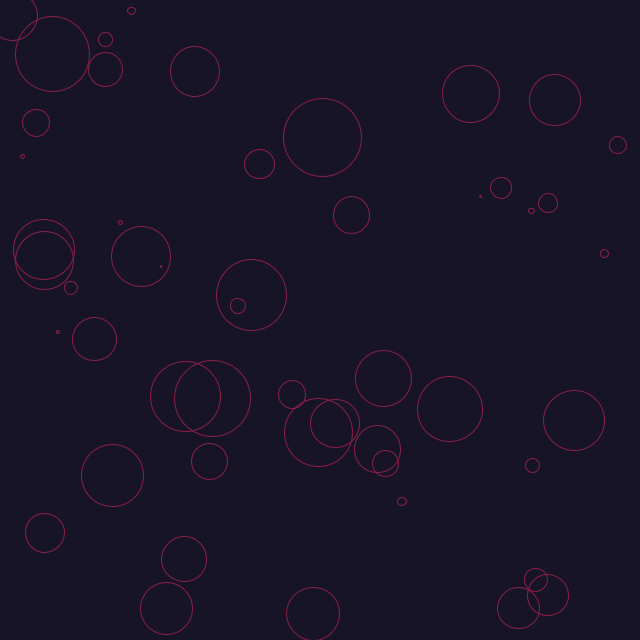
Frame 1 (no input)
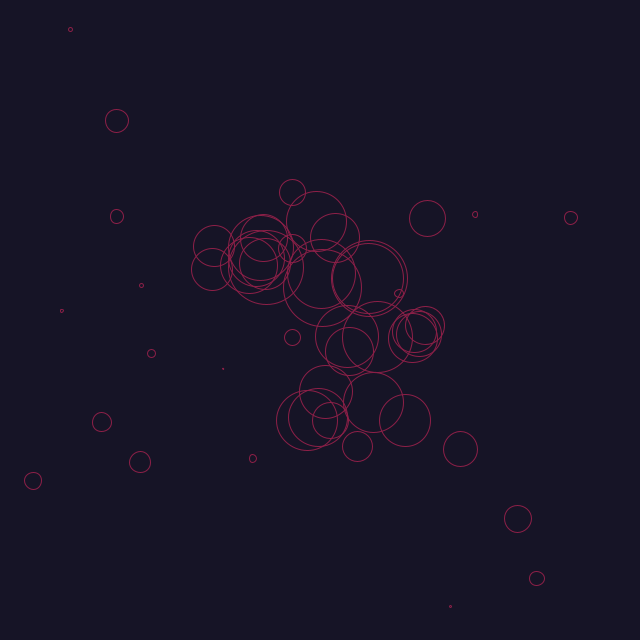
Frame 60 (the mouse pressed at the canvas centre just before this capture)
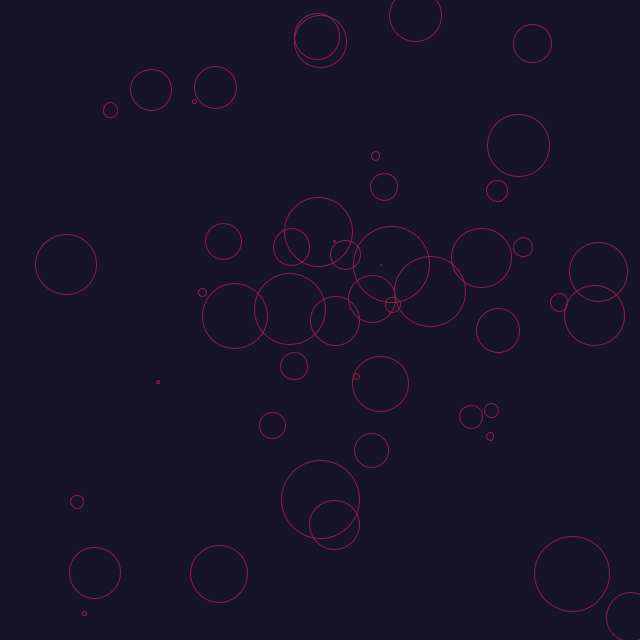
Frame 120 (the mouse held since frame 60 and released just before this capture)

The Processing sketch that drew these frames (run headless with seeded random() and noise(); from frame 60 on, the mouse is pressed at the canvas centre):

// Processing sketch: ex_2_3_window_force
// ── ex_2_3_window_force.pde
int width = 640;
int height = 640;
Mover[] movers = new Mover[50];

void setup() 
{
  size(640, 640);
  for (int i = 0; i < movers.length; i++) {
    movers[i] = new Mover(140, 31, 71, random(8));
  }
}

void draw() {
  background(22, 20, 38);
  for (int i = 0; i < movers.length; i++) {
    PVector forceX = new PVector(0.001, 0);
    PVector forceY = new PVector(0, 0.001);
    float x = movers[i].location.x;
    float y = movers[i].location.y;

    if (x < height / 2) {
      PVector windowForce = PVector.mult(forceX, (height / 2) + (height - x));
      movers[i].applyForce(windowForce);
    } else {
      PVector windowForce = PVector.mult(forceX, -1 * ((height / 2) + x));
      movers[i].applyForce(windowForce);
    }
    
    if (y < width / 2) {
      PVector windowForce = PVector.mult(forceY, (width / 2) + (width - x));
      movers[i].applyForce(windowForce);
    } else {
      PVector windowForce = PVector.mult(forceY, -1 * ((width / 2) + x));
      movers[i].applyForce(windowForce);
    }

    movers[i].update();
    movers[i].display();
  }
}

class Mover {
  PVector location, velocity, acceleration, wind, helium, gravity, window;
  int r, g, b;
  float offset, mass;

  Mover(int r, int g, int b, float mass) {
    location = new PVector(random(0, width), random(0, height));
    velocity = new PVector(0, 0);
    acceleration = new PVector(0, 0);
    this.r = r;
    this.g = g;
    this.b = b;
    this.mass = mass;
  }

  void display() {
    stroke(r, g, b);
    noFill();
    ellipse(
      location.x, location.y,
      10*mass, 10*mass
    );
    smooth();
  }

  void update() {
    velocity.add(acceleration);
    location.add(velocity);
    acceleration.mult(0);

    checkEdges();
  }
  
  void applyForce(PVector force) {
    PVector f = PVector.div(force, mass);
    acceleration.add(f);
  }
  
  void limit(float max) {
    if (velocity.x > max) {
      velocity.x = max; 
    }
    if (velocity.y > max) {
      velocity.y = max; 
    }
  }
  
  void checkEdges() {
    if (location.y > width) {
      location.y = width;
      velocity.y *= -1;
    }
    if (location.y < 0) {
      location.y = 0;
      velocity.y *= -1;
    }

    if (location.x > width) {
      location.x = width;
      velocity.x *= -1;
    }
    if (location.x < 0) {
      location.x = 0;
      velocity.x *= -1;
    }
  }
}
